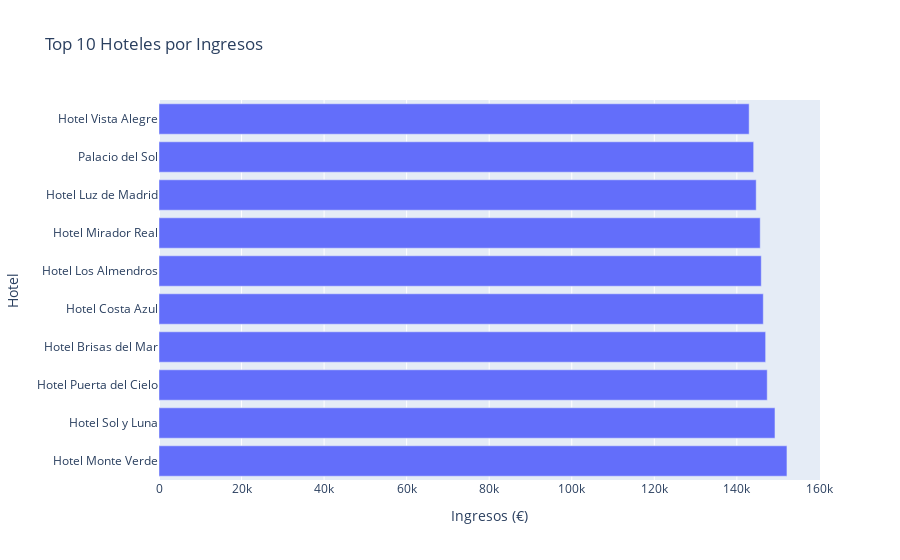

The code cell stored with this chart in its notebook:
### Markdown cell above
VERIFICAR SI LOS 10 HOTELES SON PROPIOS O DE LA COMPETENCIA

### Code cell
ingresos_hoteles = df_final.groupby(["nombre_hotel", "competencia"])["ingreso_reserva"].sum().reset_index()

ingresos_hoteles = ingresos_hoteles.sort_values(by="ingreso_reserva", ascending=False).head(10)

fig = px.bar(ingresos_hoteles, 
             x="ingreso_reserva", 
             y="nombre_hotel", 
             orientation='h',  # Barras horizontales
             title="Top 10 Hoteles por Ingresos",
             labels={"ingreso_reserva": "Ingresos (€)", "nombre_hotel": "Hotel", "competencia": "Tipo de Hotel"},
             color_discrete_map={True: "blue", False: "lightgreen"}  
            )

fig.show()

### Figure 1 — Plotly figure (JSON) as saved in the notebook; plotly's stock layout.template omitted (floating-point values rounded to 4 significant figures)
{"data": [{"hovertemplate": "Ingresos (€)=%{x}<br>Hotel=%{y}<extra></extra>", "legendgroup": "", "marker": {"color": "#636efa", "pattern": {"shape": ""}}, "name": "", "orientation": "h", "showlegend": false, "textposition": "auto", "type": "bar", "x": [152100.0, 149200.0, 147400.0, 147000.0, 146400.0, 145900.0, 145700.0, 144700.0, 144100.0, 143000.0], "xaxis": "x", "y": ["Hotel Monte Verde", "Hotel Sol y Luna", "Hotel Puerta del Cielo", "Hotel Brisas del Mar", "Hotel Costa Azul", "Hotel Los Almendros", "Hotel Mirador Real", "Hotel Luz de Madrid", "Palacio del Sol", "Hotel Vista Alegre"], "yaxis": "y"}], "layout": {"barmode": "relative", "legend": {"tracegroupgap": 0}, "title": {"text": "Top 10 Hoteles por Ingresos"}, "xaxis": {"anchor": "y", "domain": [0, 1], "title": {"text": "Ingresos (€)"}}, "yaxis": {"anchor": "x", "domain": [0, 1], "title": {"text": "Hotel"}}}}
